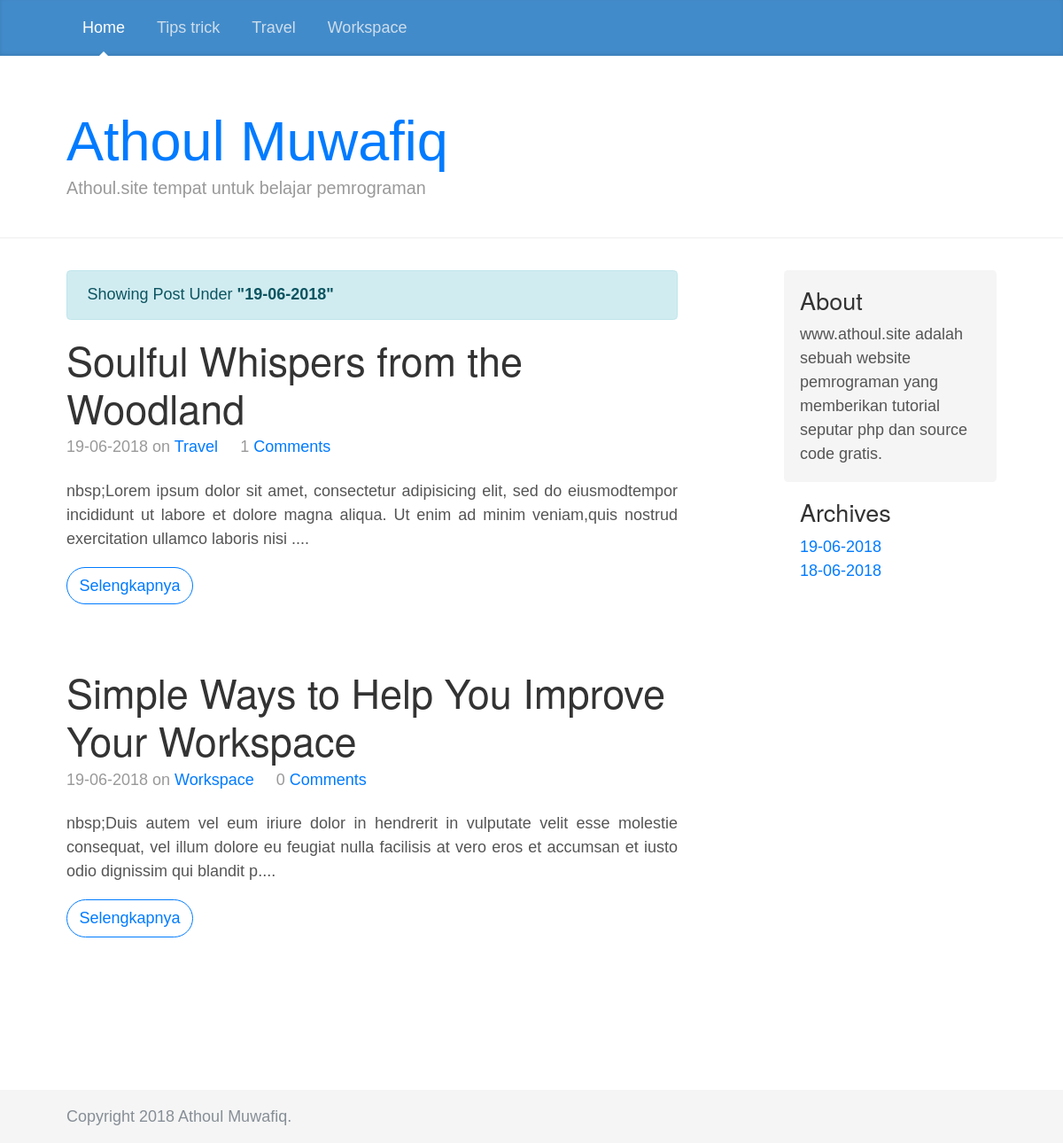
Page /blog/archive/19-06-2018 on the committed database.
### tables this page shows
CREATE TABLE `labels` (
  `id_label` int(11) NOT NULL,
  `label` varchar(30) NOT NULL
);

CREATE TABLE `config` (
  `id` int(11) NOT NULL,
  `title` varchar(30) NOT NULL,
  `description` varchar(50) NOT NULL
);

CREATE TABLE `post` (
  `id_post` int(11) NOT NULL,
  `title` varchar(50) NOT NULL,
  `uri` varchar(100) NOT NULL,
  `article` text NOT NULL,
  `kategories` varchar(20) NOT NULL,
  `published` varchar(30) NOT NULL
);

### application/controllers/Blog.php (called while the page is built, shortened)
<?php
class Blog extends CI_Controller {
	function __construct(){
		$this->load->helper('text');
		$this->load->model('model_blog');
		$data['setting']=$this->model_blog->get_setting()->row_array();
		$data['label']=$this->model_blog->get_labels()->result();
		$this->load->view('assets/head',$data);
	}
	function archive(){
		$this->load->library('pagination');
		$archive=$this->uri->segment(3);
		$config['base_url'] = base_url('blog/archive/'.$this->uri->segment(3).'/');
		$config['total_rows'] = $this->model_blog->jumlah_artikel_filter('published',$archive);
		$config['per_page'] = 5;
		$data['post']=$this->model_blog->get_article_archive($config['per_page'],$this->uri->segment(4),$archive)->result();
		$data2['date']=$this->model_blog->get_archive()->result();
		$this->load->view('filter',$data);
		$this->load->view('assets/foot',$data2);
	}
}

### index.php (called while the page is built, shortened)
<?php
require_once BASEPATH.'core/CodeIgniter.php';

### application/models/Model_blog.php (called while the page is built, shortened)
<?php
class Model_blog extends CI_Model
{
	function get_labels(){
		$this->db->order_by('label', 'ASC');
		return $this->db->get('labels');
	}
	function jumlah_artikel_filter($where,$value){
		return $this->db->get_where('post',array($where=>$value))->num_rows();
	}
	function get_article_archive($number,$offset,$date){
		$this->db->order_by('id_post', 'DESC');
		$this->db->where('published',$date);
		return $this->db->get('post',$number,$offset);
	}
	function get_setting(){
		return $this->db->get_where('config',array('id'=>'1'));
	}
	function get_archive(){
		$this->db->distinct('published');
		$this->db->select('published');
		return $this->db->get('post');
	}
}

### application/config/config.php (called while the page is built, shortened)
<?php
$config['base_url'] = 'http://127.0.0.1/athoulcms/';
$config['index_page'] = '';
$config['uri_protocol']	= 'REQUEST_URI';
$config['url_suffix'] = '';
$config['language']	= 'english';
$config['charset'] = 'UTF-8';
$config['enable_hooks'] = FALSE;
$config['subclass_prefix'] = 'MY_';
$config['composer_autoload'] = FALSE;
$config['permitted_uri_chars'] = 'a-z 0-9~%.:_\-';
$config['enable_query_strings'] = FALSE;
$config['controller_trigger'] = 'c';
$config['function_trigger'] = 'm';
$config['directory_trigger'] = 'd';
$config['allow_get_array'] = TRUE;
$config['log_threshold'] = 0;
$config['log_path'] = '';
$config['log_file_extension'] = '';
$config['log_file_permissions'] = 0644;
$config['log_date_format'] = 'Y-m-d H:i:s';
$config['error_views_path'] = '';
$config['cache_path'] = '';
$config['cache_query_string'] = FALSE;
$config['encryption_key'] = 'athoulmuwafiq';
$config['sess_driver'] = 'files';
$config['sess_cookie_name'] = 'ci_session';
$config['sess_expiration'] = 7200;
$config['sess_save_path'] = NULL;
$config['sess_match_ip'] = FALSE;
$config['sess_time_to_update'] = 300;
$config['sess_regenerate_destroy'] = FALSE;
$config['cookie_prefix']	= '';
$config['cookie_domain']	= '';
$config['cookie_path']		= '/';
$config['cookie_secure']	= FALSE;
$config['cookie_httponly'] 	= FALSE;
$config['standardize_newlines'] = FALSE;
$config['global_xss_filtering'] = FALSE;
$config['csrf_protection'] = FALSE;
$config['csrf_token_name'] = 'csrf_test_name';
$config['csrf_cookie_name'] = 'csrf_cookie_name';
$config['csrf_expire'] = 7200;
$config['csrf_regenerate'] = TRUE;
$config['csrf_exclude_uris'] = array();
$config['compress_output'] = FALSE;
$config['time_reference'] = 'local';
$config['rewrite_short_tags'] = FALSE;
$config['proxy_ips'] = '';

### application/views/filter.php (the view, shortened to what this page needs)
  <div class="col-sm-8 blog-main">
    <div class="alert alert-info">Showing Post Under <b>"<?= str_replace('%20', ' ', $this->uri->segment(3)) ?>"</b></div>
<?php foreach($post as $post): ?>
          <div class="blog-post">
            <h2 class="blog-post-title"><?= $post->title; ?></h2>
            <p class="blog-post-meta"><?= $post->published; ?> on <a href="#"><?= $post->kategories ?></a>&nbsp;&nbsp;&nbsp;&nbsp;&nbsp;<?php echo jumlah_komentar($post->id_post) ?> <?php echo anchor('blog/read/'.$post->id_post.'/'.$post->uri.'#comments-section', 'Comments'); ?></p>
            <p class="article"><?= substr(strip_tags($post->article),1,200) ?>....</p>
            <?= anchor('blog/read/'.$post->id_post.'/'.$post->uri, 'Selengkapnya', array('class'=>'btn btn-outline-primary radius')); ?>
          </div>
<?php endforeach; ?>
        </div>

### application/views/assets/head.php (shortened to what this page needs)
<!DOCTYPE html>
<html>
<head>
  <link rel="stylesheet" type="text/css" href="<?= base_url('assets/css/bootstrap.min.css') ?>">
  <link rel="stylesheet" type="text/css" href="<?= base_url('assets/css/blog.css') ?>">
  </head>
<body>
  <header>
      <div class="blog-masthead">
        <div class="container">
          <nav class="nav">
            <a class="nav-link active" href="<?= base_url() ?>">Home</a>
            <?php
              foreach ($label as $label) {
                echo anchor('blog/label/'.$label->label,$label->label,array('class'=>'nav-link'));
              }
            ?>
          </nav>
        </div>
      </div>
      <div class="blog-header">
        <div class="container">
          <h1 class="blog-title"><a href="<?= base_url() ?>"><?= $setting['title'] ?></a></h1>
          <p class="lead blog-description"><?= $setting['description'] ?></p>
        </div>
      </div>
    </header>
    <div class="container" style="padding-bottom:100px;">
      <div class="row">

### assets/css/blog.css (style rules this page uses)
@media (min-width: 48em) { html { font-size: 18px; } }
body { font-family: Georgia, "Times New Roman", Times, serif; color: #555; }
h1, .h1, h2, .h2, h3, .h3, h4, .h4, h5, .h5, h6, .h6 { font-family: "Helvetica Neue", Helvetica, Arial, sans-serif; font-weight: 400; color: #333; }
.container { max-width: 60rem; }
.blog-masthead { margin-bottom: 3rem; background-color: #428bca; box-shadow: inset 0 -.1rem .25rem rgba(0, 0, 0, .1); }
.nav-link { position: relative; padding: 1rem; font-weight: 500; color: #cdddeb; }
.nav-link.active { color: #fff; }
.nav-link.active::after { position: absolute; bottom: 0; left: 50%; width: 0; height: 0; margin-left: -.3rem; vertical-align: middle; content: ""; border-right: .3rem solid transparent; border-bottom: .3rem solid; border-left: .3rem solid transparent; }
.blog-header { padding-bottom: 1.25rem; margin-bottom: 2rem; border-bottom: .05rem solid #eee; }
.blog-title { margin-bottom: 0; font-size: 2rem; font-weight: 400; }
.blog-description { font-size: 1.1rem; color: #999; }
@media (min-width: 40em) { .blog-title { font-size: 3.5rem; } }
.blog-post { margin-bottom: 4rem; }
.blog-post-title { margin-bottom: .25rem; font-size: 2.5rem; }
.blog-post-meta { margin-bottom: 1.25rem; color: #999; }
.article { text-align: justify; }
.radius { border-radius: 30px; }

### application/views/assets/head.php (style rules this page uses)
* { font-family: Arial }
html { position: relative; min-height: 100%; }
body { margin-bottom: 60px; }

### rows in the picture
labels: label "Tips trick"
labels: label "Travel"
labels: label "Workspace"
config: title "Athoul Muwafiq", description "Athoul.site tempat untuk belajar pemrograman"
post: title "Soulful Whispers from the Woodland", published "19-06-2018", kategories "Travel", id_post "1", id_post+uri "Comments", article "nbsp;Lorem ipsum dolor sit amet, consectetur adipisicing elit, sed do eiusmodtempor incididunt ut labore et dolore magna aliqua. Ut enim ad minim veniam,quis nostrud exercitation ullamco laboris nisi", id_post+uri "Selengkapnya"
post: title "Simple Ways to Help You Improve Your Workspace", published "19-06-2018", kategories "Workspace", id_post "0", id_post+uri "Comments", article "nbsp;Duis autem vel eum iriure dolor in hendrerit in vulputate velit esse molestie consequat, vel illum dolore eu feugiat nulla facilisis at vero eros et accumsan et iusto odio dignissim qui blandit p", id_post+uri "Selengkapnya"

### other values in the picture
str_replace('%20', ' ', $this->uri->segment(3)) "19-06-2018"
